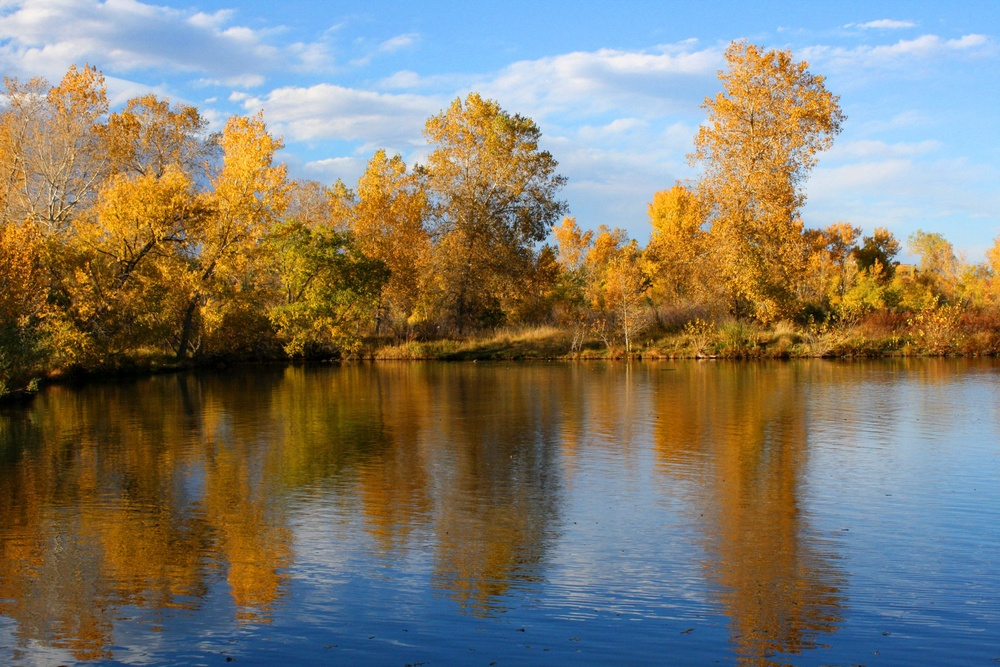
#> input picture 修改图片风格/images/lake.jpg, 1000 x 667 px, shrunk from 1950 x 1300 before the run
$ jupyter execute --allow-errors '铅笔画风格.ipynb'
#> lines starting #> are read from the running program, lines starting #| are printed output that depends on the picture
[cell 1]
import cv2
import numpy as np

import sys
sys.path.append('..')
#> (the rest of this cell did not finish here and is left out)

[cell 2]
def dodgeNaive(image, mask):
    # determine the shape of the input image
    width, height = image.shape[:2]

    # prepare output argument with same size as image
    blend = np.zeros((width, height), np.uint8)

    for col in range(width):
        for row in range(height):
            # do for every pixel
            if mask[col, row] == 255:
                # avoid division by zero
                blend[col, row] = 255
            else:
                # shift image pixel value by 8 bits
                # divide by the inverse of the mask
                tmp = (image[col, row] << 8) / (255 - mask)
                # print('tmp={}'.format(tmp.shape))
                # make sure resulting value stays within bounds
                if tmp.any() > 255:
                    tmp = 255
                    blend[col, row] = tmp

    return blend

[cell 3]
def dodgeV2(image, mask):
    return cv2.divide(image, 255 - mask, scale=256)

[cell 4]
def burnV2(image, mask):
    return 255 - cv2.divide(255 - image, 255 - mask, scale=256)

[cell 5]
src_image_name="images/lake.jpg"
img_rgb = cv2.imread(src_image_name)
#> img_rgb is the input picture: shape (667, 1000, 3); mean B, G, R 107.5, 122.8, 129.1
img_gray = cv2.cvtColor(img_rgb, cv2.COLOR_BGR2GRAY)
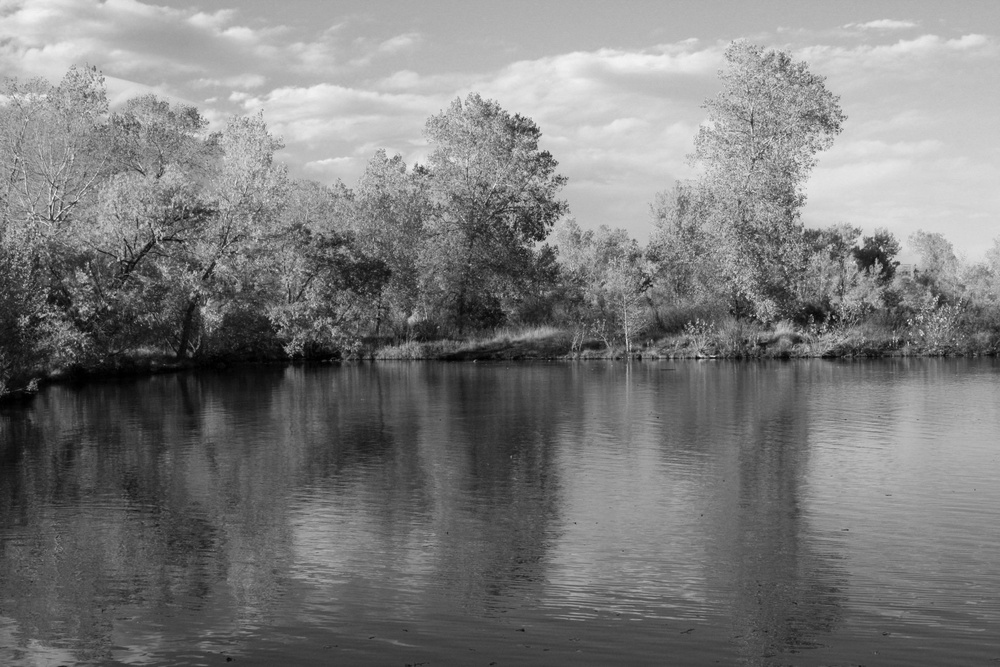
#> img_gray: shape (667, 1000); min 0, max 247, mean 122.9
# 读取图片时直接转换操作
# img_gray = cv2.imread('example.jpg', cv2.IMREAD_GRAYSCALE)

img_gray_inv = 255 - img_gray
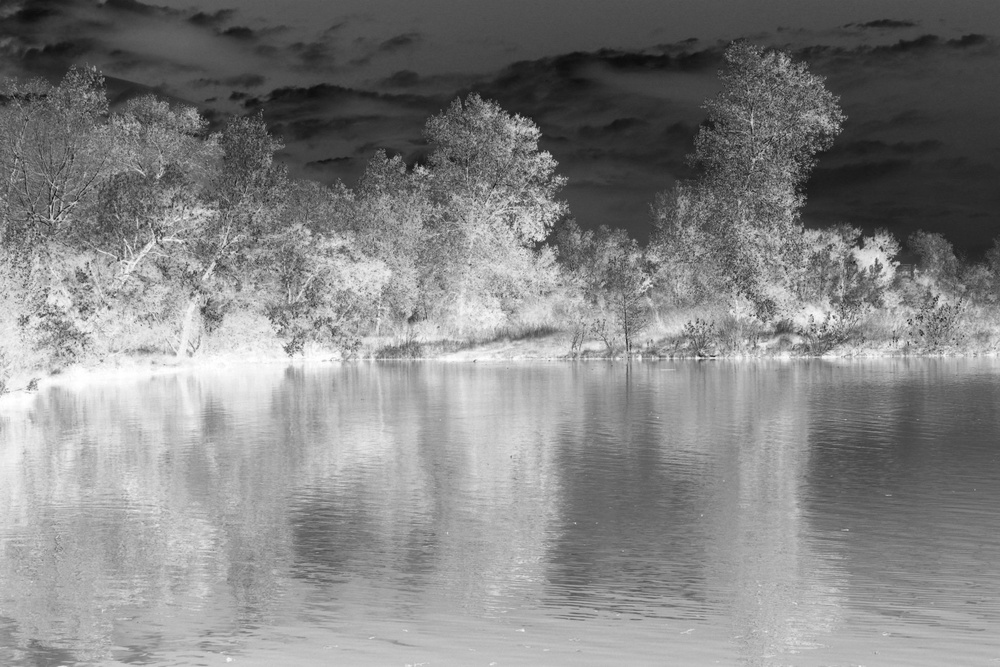
#> img_gray_inv: shape (667, 1000); min 8, max 255, mean 132.1
img_blur = cv2.GaussianBlur(img_gray_inv, ksize=(21, 21), sigmaX=0, sigmaY=0)
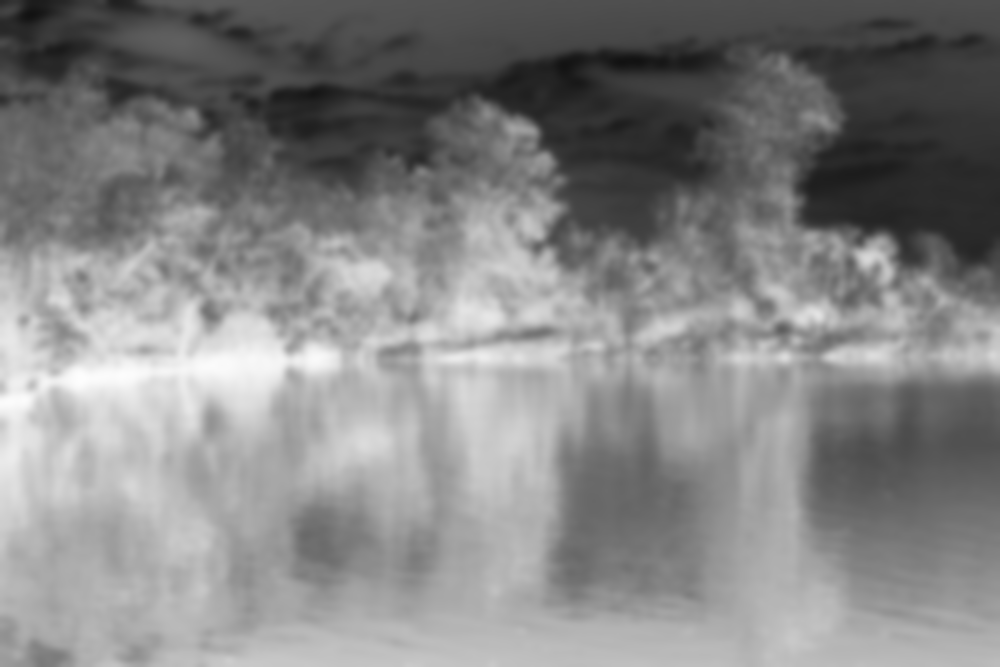
#> img_blur: shape (667, 1000); min 18, max 253, mean 132.1
img_blend = dodgeV2(img_gray, img_blur)
#> in dodgeV2, `return cv2.divide(image, 255 - mask, scale=256)`:
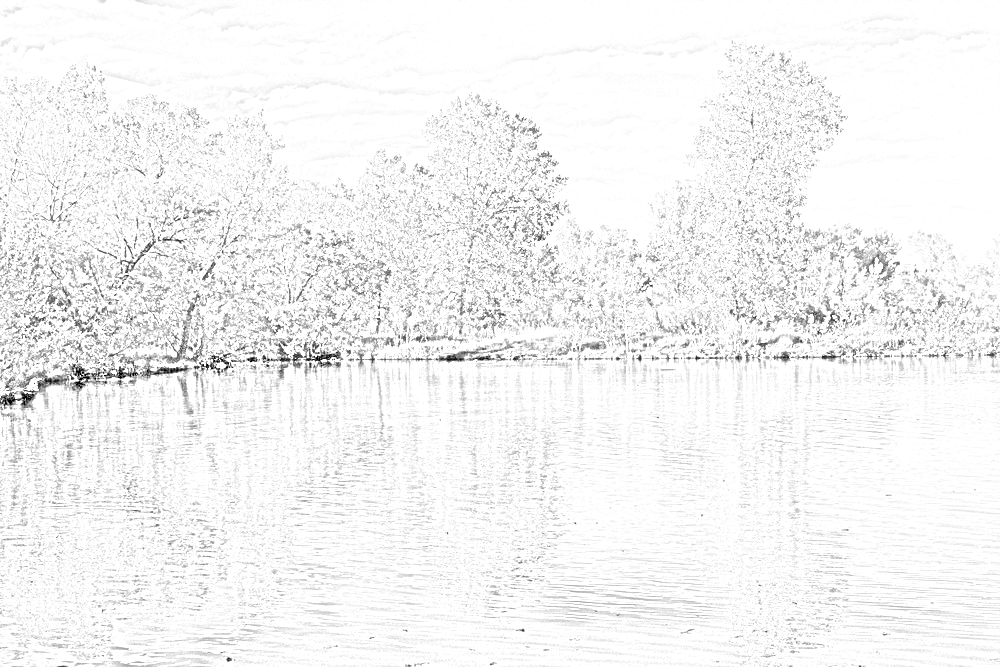
#> returned value: shape (667, 1000); min 0, max 255, mean 243.4


#> (the rest of this cell did not finish here and is left out)
